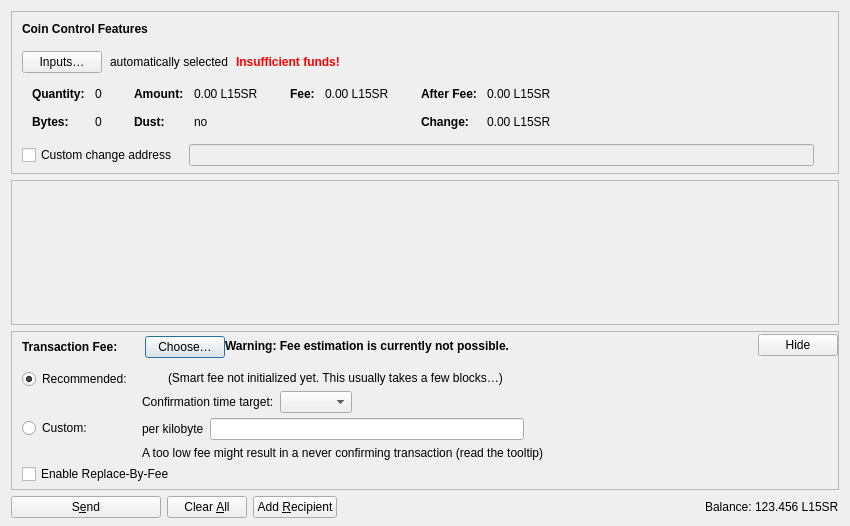
<?xml version="1.0" encoding="UTF-8"?>
<ui version="4.0">
 <class>SendCoinsDialog</class>
 <widget class="QDialog" name="SendCoinsDialog">
  <property name="geometry">
   <rect>
    <x>0</x>
    <y>0</y>
    <width>850</width>
    <height>526</height>
   </rect>
  </property>
  <property name="windowTitle">
   <string>Send Coins</string>
  </property>
  <layout class="QVBoxLayout" name="verticalLayout" stretch="0,1,0,0">
   <property name="bottomMargin">
    <number>8</number>
   </property>
   <item>
    <widget class="QFrame" name="frameCoinControl">
     <property name="sizePolicy">
      <sizepolicy hsizetype="Expanding" vsizetype="Expanding">
       <horstretch>0</horstretch>
       <verstretch>0</verstretch>
      </sizepolicy>
     </property>
     <property name="maximumSize">
      <size>
       <width>16777215</width>
       <height>16777215</height>
      </size>
     </property>
     <property name="frameShape">
      <enum>QFrame::StyledPanel</enum>
     </property>
     <property name="frameShadow">
      <enum>QFrame::Sunken</enum>
     </property>
     <layout class="QVBoxLayout" name="verticalLayoutCoinControl2">
      <property name="spacing">
       <number>0</number>
      </property>
      <property name="leftMargin">
       <number>0</number>
      </property>
      <property name="topMargin">
       <number>0</number>
      </property>
      <property name="rightMargin">
       <number>0</number>
      </property>
      <property name="bottomMargin">
       <number>6</number>
      </property>
      <item>
       <layout class="QVBoxLayout" name="verticalLayoutCoinControl" stretch="0,0,0,0,1">
        <property name="spacing">
         <number>0</number>
        </property>
        <property name="leftMargin">
         <number>10</number>
        </property>
        <property name="topMargin">
         <number>10</number>
        </property>
        <item>
         <layout class="QHBoxLayout" name="horizontalLayoutCoinControl1">
          <property name="bottomMargin">
           <number>15</number>
          </property>
          <item>
           <widget class="QLabel" name="labelCoinControlFeatures">
            <property name="sizePolicy">
             <sizepolicy hsizetype="Preferred" vsizetype="Maximum">
              <horstretch>0</horstretch>
              <verstretch>0</verstretch>
             </sizepolicy>
            </property>
            <property name="font">
             <font>
              <weight>75</weight>
              <bold>true</bold>
             </font>
            </property>
            <property name="styleSheet">
             <string notr="true">font-weight:bold;</string>
            </property>
            <property name="text">
             <string>Coin Control Features</string>
            </property>
           </widget>
          </item>
         </layout>
        </item>
        <item>
         <layout class="QHBoxLayout" name="horizontalLayoutCoinControl2" stretch="0,0,0,0">
          <property name="spacing">
           <number>8</number>
          </property>
          <property name="bottomMargin">
           <number>10</number>
          </property>
          <item>
           <widget class="QPushButton" name="pushButtonCoinControl">
            <property name="styleSheet">
             <string notr="true"/>
            </property>
            <property name="text">
             <string>Inputs…</string>
            </property>
            <property name="autoDefault">
             <bool>false</bool>
            </property>
           </widget>
          </item>
          <item>
           <widget class="QLabel" name="labelCoinControlAutomaticallySelected">
            <property name="text">
             <string>automatically selected</string>
            </property>
            <property name="margin">
             <number>5</number>
            </property>
           </widget>
          </item>
          <item>
           <widget class="QLabel" name="labelCoinControlInsuffFunds">
            <property name="font">
             <font>
              <weight>75</weight>
              <bold>true</bold>
             </font>
            </property>
            <property name="styleSheet">
             <string notr="true">color:red;font-weight:bold;</string>
            </property>
            <property name="text">
             <string>Insufficient funds!</string>
            </property>
            <property name="margin">
             <number>5</number>
            </property>
           </widget>
          </item>
          <item>
           <spacer name="horizontalSpacerCoinControl">
            <property name="orientation">
             <enum>Qt::Horizontal</enum>
            </property>
            <property name="sizeHint" stdset="0">
             <size>
              <width>40</width>
              <height>1</height>
             </size>
            </property>
           </spacer>
          </item>
         </layout>
        </item>
        <item>
         <widget class="QWidget" name="widgetCoinControl" native="true">
          <property name="sizePolicy">
           <sizepolicy hsizetype="Preferred" vsizetype="Preferred">
            <horstretch>0</horstretch>
            <verstretch>0</verstretch>
           </sizepolicy>
          </property>
          <property name="minimumSize">
           <size>
            <width>0</width>
            <height>0</height>
           </size>
          </property>
          <property name="styleSheet">
           <string notr="true"/>
          </property>
          <layout class="QHBoxLayout" name="horizontalLayoutCoinControl5">
           <property name="leftMargin">
            <number>0</number>
           </property>
           <property name="topMargin">
            <number>0</number>
           </property>
           <property name="rightMargin">
            <number>0</number>
           </property>
           <property name="bottomMargin">
            <number>0</number>
           </property>
           <item>
            <layout class="QHBoxLayout" name="horizontalLayoutCoinControl3" stretch="0,0,0,1">
             <property name="spacing">
              <number>20</number>
             </property>
             <property name="topMargin">
              <number>0</number>
             </property>
             <property name="bottomMargin">
              <number>10</number>
             </property>
             <item>
              <layout class="QFormLayout" name="formLayoutCoinControl1">
               <property name="horizontalSpacing">
                <number>10</number>
               </property>
               <property name="verticalSpacing">
                <number>14</number>
               </property>
               <property name="leftMargin">
                <number>10</number>
               </property>
               <property name="topMargin">
                <number>4</number>
               </property>
               <property name="rightMargin">
                <number>6</number>
               </property>
               <item row="0" column="0">
                <widget class="QLabel" name="labelCoinControlQuantityText">
                 <property name="font">
                  <font>
                   <weight>75</weight>
                   <bold>true</bold>
                  </font>
                 </property>
                 <property name="text">
                  <string>Quantity:</string>
                 </property>
                 <property name="margin">
                  <number>0</number>
                 </property>
                </widget>
               </item>
               <item row="0" column="1">
                <widget class="QLabel" name="labelCoinControlQuantity">
                 <property name="cursor">
                  <cursorShape>IBeamCursor</cursorShape>
                 </property>
                 <property name="contextMenuPolicy">
                  <enum>Qt::ActionsContextMenu</enum>
                 </property>
                 <property name="text">
                  <string notr="true">0</string>
                 </property>
                 <property name="margin">
                  <number>0</number>
                 </property>
                 <property name="textInteractionFlags">
                  <set>Qt::LinksAccessibleByMouse|Qt::TextSelectableByKeyboard|Qt::TextSelectableByMouse</set>
                 </property>
                </widget>
               </item>
               <item row="1" column="0">
                <widget class="QLabel" name="labelCoinControlBytesText">
                 <property name="font">
                  <font>
                   <weight>75</weight>
                   <bold>true</bold>
                  </font>
                 </property>
                 <property name="text">
                  <string>Bytes:</string>
                 </property>
                </widget>
               </item>
               <item row="1" column="1">
                <widget class="QLabel" name="labelCoinControlBytes">
                 <property name="cursor">
                  <cursorShape>IBeamCursor</cursorShape>
                 </property>
                 <property name="contextMenuPolicy">
                  <enum>Qt::ActionsContextMenu</enum>
                 </property>
                 <property name="text">
                  <string notr="true">0</string>
                 </property>
                 <property name="textInteractionFlags">
                  <set>Qt::LinksAccessibleByMouse|Qt::TextSelectableByKeyboard|Qt::TextSelectableByMouse</set>
                 </property>
                </widget>
               </item>
              </layout>
             </item>
             <item>
              <layout class="QFormLayout" name="formLayoutCoinControl2">
               <property name="horizontalSpacing">
                <number>10</number>
               </property>
               <property name="verticalSpacing">
                <number>14</number>
               </property>
               <property name="leftMargin">
                <number>6</number>
               </property>
               <property name="topMargin">
                <number>4</number>
               </property>
               <property name="rightMargin">
                <number>6</number>
               </property>
               <item row="0" column="0">
                <widget class="QLabel" name="labelCoinControlAmountText">
                 <property name="font">
                  <font>
                   <weight>75</weight>
                   <bold>true</bold>
                  </font>
                 </property>
                 <property name="text">
                  <string>Amount:</string>
                 </property>
                 <property name="margin">
                  <number>0</number>
                 </property>
                </widget>
               </item>
               <item row="0" column="1">
                <widget class="QLabel" name="labelCoinControlAmount">
                 <property name="cursor">
                  <cursorShape>IBeamCursor</cursorShape>
                 </property>
                 <property name="contextMenuPolicy">
                  <enum>Qt::ActionsContextMenu</enum>
                 </property>
                 <property name="text">
                  <string notr="true">0.00 L15SR</string>
                 </property>
                 <property name="textInteractionFlags">
                  <set>Qt::LinksAccessibleByMouse|Qt::TextSelectableByKeyboard|Qt::TextSelectableByMouse</set>
                 </property>
                </widget>
               </item>
               <item row="1" column="0">
                <widget class="QLabel" name="labelCoinControlLowOutputText">
                 <property name="font">
                  <font>
                   <weight>75</weight>
                   <bold>true</bold>
                  </font>
                 </property>
                 <property name="text">
                  <string>Dust:</string>
                 </property>
                </widget>
               </item>
               <item row="1" column="1">
                <widget class="QLabel" name="labelCoinControlLowOutput">
                 <property name="cursor">
                  <cursorShape>IBeamCursor</cursorShape>
                 </property>
                 <property name="contextMenuPolicy">
                  <enum>Qt::ActionsContextMenu</enum>
                 </property>
                 <property name="text">
                  <string notr="true">no</string>
                 </property>
                 <property name="textInteractionFlags">
                  <set>Qt::LinksAccessibleByMouse|Qt::TextSelectableByKeyboard|Qt::TextSelectableByMouse</set>
                 </property>
                </widget>
               </item>
              </layout>
             </item>
             <item>
              <layout class="QFormLayout" name="formLayoutCoinControl3">
               <property name="horizontalSpacing">
                <number>10</number>
               </property>
               <property name="verticalSpacing">
                <number>14</number>
               </property>
               <property name="leftMargin">
                <number>6</number>
               </property>
               <property name="topMargin">
                <number>4</number>
               </property>
               <property name="rightMargin">
                <number>6</number>
               </property>
               <item row="0" column="0">
                <widget class="QLabel" name="labelCoinControlFeeText">
                 <property name="font">
                  <font>
                   <weight>75</weight>
                   <bold>true</bold>
                  </font>
                 </property>
                 <property name="text">
                  <string>Fee:</string>
                 </property>
                 <property name="margin">
                  <number>0</number>
                 </property>
                </widget>
               </item>
               <item row="0" column="1">
                <widget class="QLabel" name="labelCoinControlFee">
                 <property name="cursor">
                  <cursorShape>IBeamCursor</cursorShape>
                 </property>
                 <property name="contextMenuPolicy">
                  <enum>Qt::ActionsContextMenu</enum>
                 </property>
                 <property name="text">
                  <string notr="true">0.00 L15SR</string>
                 </property>
                 <property name="textInteractionFlags">
                  <set>Qt::LinksAccessibleByMouse|Qt::TextSelectableByKeyboard|Qt::TextSelectableByMouse</set>
                 </property>
                </widget>
               </item>
              </layout>
             </item>
             <item>
              <layout class="QFormLayout" name="formLayoutCoinControl4">
               <property name="horizontalSpacing">
                <number>10</number>
               </property>
               <property name="verticalSpacing">
                <number>14</number>
               </property>
               <property name="leftMargin">
                <number>6</number>
               </property>
               <property name="topMargin">
                <number>4</number>
               </property>
               <property name="rightMargin">
                <number>6</number>
               </property>
               <item row="0" column="0">
                <widget class="QLabel" name="labelCoinControlAfterFeeText">
                 <property name="font">
                  <font>
                   <weight>75</weight>
                   <bold>true</bold>
                  </font>
                 </property>
                 <property name="text">
                  <string>After Fee:</string>
                 </property>
                 <property name="margin">
                  <number>0</number>
                 </property>
                </widget>
               </item>
               <item row="0" column="1">
                <widget class="QLabel" name="labelCoinControlAfterFee">
                 <property name="cursor">
                  <cursorShape>IBeamCursor</cursorShape>
                 </property>
                 <property name="contextMenuPolicy">
                  <enum>Qt::ActionsContextMenu</enum>
                 </property>
                 <property name="text">
                  <string notr="true">0.00 L15SR</string>
                 </property>
                 <property name="textInteractionFlags">
                  <set>Qt::LinksAccessibleByMouse|Qt::TextSelectableByKeyboard|Qt::TextSelectableByMouse</set>
                 </property>
                </widget>
               </item>
               <item row="1" column="0">
                <widget class="QLabel" name="labelCoinControlChangeText">
                 <property name="font">
                  <font>
                   <weight>75</weight>
                   <bold>true</bold>
                  </font>
                 </property>
                 <property name="text">
                  <string>Change:</string>
                 </property>
                </widget>
               </item>
               <item row="1" column="1">
                <widget class="QLabel" name="labelCoinControlChange">
                 <property name="cursor">
                  <cursorShape>IBeamCursor</cursorShape>
                 </property>
                 <property name="contextMenuPolicy">
                  <enum>Qt::ActionsContextMenu</enum>
                 </property>
                 <property name="text">
                  <string notr="true">0.00 L15SR</string>
                 </property>
                 <property name="textInteractionFlags">
                  <set>Qt::LinksAccessibleByMouse|Qt::TextSelectableByKeyboard|Qt::TextSelectableByMouse</set>
                 </property>
                </widget>
               </item>
              </layout>
             </item>
            </layout>
           </item>
          </layout>
         </widget>
        </item>
        <item>
         <layout class="QHBoxLayout" name="horizontalLayoutCoinControl4" stretch="0,0,0">
          <property name="spacing">
           <number>12</number>
          </property>
          <property name="sizeConstraint">
           <enum>QLayout::SetDefaultConstraint</enum>
          </property>
          <property name="topMargin">
           <number>5</number>
          </property>
          <property name="rightMargin">
           <number>5</number>
          </property>
          <item>
           <widget class="QCheckBox" name="checkBoxCoinControlChange">
            <property name="toolTip">
             <string>If this is activated, but the change address is empty or invalid, change will be sent to a newly generated address.</string>
            </property>
            <property name="text">
             <string>Custom change address</string>
            </property>
           </widget>
          </item>
          <item>
           <widget class="QValidatedLineEdit" name="lineEditCoinControlChange">
            <property name="enabled">
             <bool>false</bool>
            </property>
            <property name="sizePolicy">
             <sizepolicy hsizetype="Expanding" vsizetype="Fixed">
              <horstretch>0</horstretch>
              <verstretch>0</verstretch>
             </sizepolicy>
            </property>
           </widget>
          </item>
          <item>
           <widget class="QLabel" name="labelCoinControlChangeLabel">
            <property name="sizePolicy">
             <sizepolicy hsizetype="Preferred" vsizetype="Expanding">
              <horstretch>0</horstretch>
              <verstretch>0</verstretch>
             </sizepolicy>
            </property>
            <property name="minimumSize">
             <size>
              <width>0</width>
              <height>0</height>
             </size>
            </property>
            <property name="text">
             <string/>
            </property>
            <property name="margin">
             <number>3</number>
            </property>
           </widget>
          </item>
         </layout>
        </item>
        <item>
         <spacer name="verticalSpacerCoinControl">
          <property name="orientation">
           <enum>Qt::Vertical</enum>
          </property>
          <property name="sizeHint" stdset="0">
           <size>
            <width>800</width>
            <height>1</height>
           </size>
          </property>
         </spacer>
        </item>
       </layout>
      </item>
     </layout>
    </widget>
   </item>
   <item>
    <widget class="QScrollArea" name="scrollArea">
     <property name="widgetResizable">
      <bool>true</bool>
     </property>
     <widget class="QWidget" name="scrollAreaWidgetContents">
      <property name="geometry">
       <rect>
        <x>0</x>
        <y>0</y>
        <width>830</width>
        <height>104</height>
       </rect>
      </property>
      <layout class="QVBoxLayout" name="verticalLayout_2" stretch="0,1">
       <property name="leftMargin">
        <number>0</number>
       </property>
       <property name="topMargin">
        <number>0</number>
       </property>
       <property name="rightMargin">
        <number>0</number>
       </property>
       <property name="bottomMargin">
        <number>0</number>
       </property>
       <item>
        <layout class="QVBoxLayout" name="entries">
         <property name="spacing">
          <number>6</number>
         </property>
        </layout>
       </item>
       <item>
        <spacer name="verticalSpacer">
         <property name="orientation">
          <enum>Qt::Vertical</enum>
         </property>
         <property name="sizeHint" stdset="0">
          <size>
           <width>20</width>
           <height>40</height>
          </size>
         </property>
        </spacer>
       </item>
      </layout>
     </widget>
    </widget>
   </item>
   <item>
    <widget class="QFrame" name="frameFee">
     <property name="sizePolicy">
      <sizepolicy hsizetype="Expanding" vsizetype="Expanding">
       <horstretch>0</horstretch>
       <verstretch>0</verstretch>
      </sizepolicy>
     </property>
     <property name="maximumSize">
      <size>
       <width>16777215</width>
       <height>16777215</height>
      </size>
     </property>
     <property name="frameShape">
      <enum>QFrame::StyledPanel</enum>
     </property>
     <property name="frameShadow">
      <enum>QFrame::Sunken</enum>
     </property>
     <layout class="QVBoxLayout" name="verticalLayoutFee1">
      <property name="spacing">
       <number>0</number>
      </property>
      <property name="leftMargin">
       <number>0</number>
      </property>
      <property name="topMargin">
       <number>0</number>
      </property>
      <property name="rightMargin">
       <number>0</number>
      </property>
      <property name="bottomMargin">
       <number>0</number>
      </property>
      <item>
       <layout class="QVBoxLayout" name="verticalLayoutFee2" stretch="0,0,0">
        <property name="spacing">
         <number>0</number>
        </property>
        <property name="leftMargin">
         <number>10</number>
        </property>
        <property name="topMargin">
         <number>0</number>
        </property>
        <item>
         <layout class="QHBoxLayout" name="horizontalLayoutFee1">
          <property name="bottomMargin">
           <number>0</number>
          </property>
          <item>
           <layout class="QVBoxLayout" name="verticalLayoutFee7">
            <property name="spacing">
             <number>0</number>
            </property>
            <item>
             <spacer name="verticalSpacerSmartFee">
              <property name="orientation">
               <enum>Qt::Vertical</enum>
              </property>
              <property name="sizeType">
               <enum>QSizePolicy::Fixed</enum>
              </property>
              <property name="sizeHint" stdset="0">
               <size>
                <width>1</width>
                <height>4</height>
               </size>
              </property>
             </spacer>
            </item>
            <item>
             <layout class="QHBoxLayout" name="horizontalLayoutSmartFee">
              <property name="spacing">
               <number>10</number>
              </property>
              <item>
               <widget class="QLabel" name="labelFeeHeadline">
                <property name="sizePolicy">
                 <sizepolicy hsizetype="Preferred" vsizetype="Maximum">
                  <horstretch>0</horstretch>
                  <verstretch>0</verstretch>
                 </sizepolicy>
                </property>
                <property name="font">
                 <font>
                  <weight>75</weight>
                  <bold>true</bold>
                 </font>
                </property>
                <property name="styleSheet">
                 <string notr="true">font-weight:bold;</string>
                </property>
                <property name="text">
                 <string>Transaction Fee:</string>
                </property>
               </widget>
              </item>
              <item>
               <widget class="QLabel" name="labelFeeMinimized">
                <property name="text">
                 <string/>
                </property>
               </widget>
              </item>
              <item>
               <widget class="QPushButton" name="buttonChooseFee">
                <property name="text">
                 <string>Choose…</string>
                </property>
               </widget>
              </item>
             </layout>
            </item>
            <item>
             <spacer name="verticalSpacer_5">
              <property name="orientation">
               <enum>Qt::Vertical</enum>
              </property>
              <property name="sizeHint" stdset="0">
               <size>
                <width>1</width>
                <height>1</height>
               </size>
              </property>
             </spacer>
            </item>
           </layout>
          </item>
          <item>
           <widget class="QLabel" name="fallbackFeeWarningLabel">
            <property name="toolTip">
             <string>Using the fallbackfee can result in sending a transaction that will take several hours or days (or never) to confirm. Consider choosing your fee manually or wait until you have validated the complete chain.</string>
            </property>
            <property name="font">
            <font>
                <weight>75</weight>
                <bold>true</bold>
            </font>
            </property>
            <property name="text">
             <string>Warning: Fee estimation is currently not possible.</string>
            </property>
            <property name="wordWrap">
             <bool>false</bool>
            </property>
           </widget>
          </item>
          <item>
           <spacer name="horizontalSpacer_4">
            <property name="orientation">
             <enum>Qt::Horizontal</enum>
            </property>
            <property name="sizeType">
             <enum>QSizePolicy::MinimumExpanding</enum>
            </property>
            <property name="sizeHint" stdset="0">
             <size>
              <width>40</width>
              <height>20</height>
             </size>
            </property>
           </spacer>
          </item>
          <item>
           <widget class="QPushButton" name="buttonMinimizeFee">
            <property name="toolTip">
             <string>Hide transaction fee settings</string>
            </property>
            <property name="text">
             <string>Hide</string>
            </property>
           </widget>
          </item>
         </layout>
        </item>
        <item>
         <widget class="QFrame" name="frameFeeSelection">
          <layout class="QVBoxLayout" name="verticalLayoutFee12">
           <property name="spacing">
            <number>0</number>
           </property>
           <property name="leftMargin">
            <number>0</number>
           </property>
           <property name="topMargin">
            <number>0</number>
           </property>
           <property name="rightMargin">
            <number>0</number>
           </property>
           <property name="bottomMargin">
            <number>0</number>
           </property>
           <item>
            <layout class="QGridLayout" name="gridLayoutFee">
             <property name="topMargin">
              <number>10</number>
             </property>
             <property name="bottomMargin">
              <number>4</number>
             </property>
             <property name="horizontalSpacing">
              <number>10</number>
             </property>
             <property name="verticalSpacing">
              <number>4</number>
             </property>
             <item row="1" column="1">
              <layout class="QVBoxLayout" name="verticalLayoutFee8">
               <property name="spacing">
                <number>6</number>
               </property>
               <item>
                <layout class="QHBoxLayout" name="horizontalLayoutFee13">
                 <item>
                  <widget class="QLabel" name="labelCustomPerKilobyte">
                   <property name="toolTip">
                    <string>Specify a custom fee per kB (1,000 bytes) of the transaction's virtual size.

Note:  Since the fee is calculated on a per-byte basis, a fee rate of "100 satoshis per kvB" for a transaction size of 500 virtual bytes (half of 1 kvB) would ultimately yield a fee of only 50 satoshis.</string>
                   </property>
                   <property name="text">
                    <string>per kilobyte</string>
                   </property>
                  </widget>
                 </item>
                 <item>
                  <widget class="BitcoinAmountField" name="customFee"/>
                 </item>
                 <item>
                  <spacer name="horizontalSpacer_6">
                   <property name="orientation">
                    <enum>Qt::Horizontal</enum>
                   </property>
                   <property name="sizeHint" stdset="0">
                    <size>
                     <width>1</width>
                     <height>1</height>
                    </size>
                   </property>
                  </spacer>
                 </item>
                </layout>
               </item>
               <item>
                <layout class="QHBoxLayout" name="horizontalLayoutFee8">
                 <item>
                  <widget class="QLabel" name="labelCustomFeeWarning">
                   <property name="enabled">
                    <bool>true</bool>
                   </property>
                   <property name="toolTip">
                    <string>When there is less transaction volume than space in the blocks, miners as well as relaying nodes may enforce a minimum fee. Paying only this minimum fee is just fine, but be aware that this can result in a never confirming transaction once there is more demand for bitcoin transactions than the network can process.</string>
                   </property>
                   <property name="text">
                    <string>A too low fee might result in a never confirming transaction (read the tooltip)</string>
                   </property>
                  </widget>
                 </item>
                 <item>
                  <spacer name="horizontalSpacer_2">
                   <property name="orientation">
                    <enum>Qt::Horizontal</enum>
                   </property>
                   <property name="sizeHint" stdset="0">
                    <size>
                     <width>1</width>
                     <height>1</height>
                    </size>
                   </property>
                  </spacer>
                 </item>
                </layout>
               </item>
              </layout>
             </item>
             <item row="0" column="0">
              <layout class="QVBoxLayout" name="verticalLayoutFee4" stretch="0,1">
               <item>
                <widget class="QRadioButton" name="radioSmartFee">
                 <property name="text">
                  <string>Recommended:</string>
                 </property>
                 <property name="checked">
                  <bool>true</bool>
                 </property>
                 <attribute name="buttonGroup">
                  <string notr="true">groupFee</string>
                 </attribute>
                </widget>
               </item>
               <item>
                <spacer name="verticalSpacer_2">
                 <property name="orientation">
                  <enum>Qt::Vertical</enum>
                 </property>
                 <property name="sizeHint" stdset="0">
                  <size>
                   <width>1</width>
                   <height>1</height>
                  </size>
                 </property>
                </spacer>
               </item>
              </layout>
             </item>
             <item row="1" column="0">
              <layout class="QVBoxLayout" name="verticalLayoutFee9" stretch="0,1">
               <item>
                <widget class="QRadioButton" name="radioCustomFee">
                 <property name="text">
                  <string>Custom:</string>
                 </property>
                 <attribute name="buttonGroup">
                  <string notr="true">groupFee</string>
                 </attribute>
                </widget>
               </item>
               <item>
                <spacer name="verticalSpacer_6">
                 <property name="orientation">
                  <enum>Qt::Vertical</enum>
                 </property>
                 <property name="sizeHint" stdset="0">
                  <size>
                   <width>1</width>
                   <height>1</height>
                  </size>
                 </property>
                </spacer>
               </item>
              </layout>
             </item>
             <item row="0" column="1">
              <layout class="QVBoxLayout" name="verticalLayoutFee3" stretch="0,0,1">
               <property name="spacing">
                <number>6</number>
               </property>
               <property name="topMargin">
                <number>2</number>
               </property>
               <item>
                <layout class="QHBoxLayout" name="horizontalLayoutFee12">
                 <item>
                  <widget class="QLabel" name="labelSmartFee">
                   <property name="text">
                    <string/>
                   </property>
                  </widget>
                 </item>
                 <item>
                  <widget class="QLabel" name="labelFeeEstimation">
                   <property name="text">
                    <string/>
                   </property>
                  </widget>
                 </item>
                 <item>
                  <widget class="QLabel" name="labelSmartFee2">
                   <property name="text">
                    <string>(Smart fee not initialized yet. This usually takes a few blocks…)</string>
                   </property>
                  </widget>
                 </item>
                 <item>
                  <spacer name="horizontalSpacer_5">
                   <property name="orientation">
                    <enum>Qt::Horizontal</enum>
                   </property>
                   <property name="sizeHint" stdset="0">
                    <size>
                     <width>1</width>
                     <height>1</height>
                    </size>
                   </property>
                  </spacer>
                 </item>
                </layout>
               </item>
               <item>
                <layout class="QHBoxLayout" name="horizontalLayoutFee9">
                 <item>
                  <layout class="QVBoxLayout" name="verticalLayoutFee6">
                   <item>
                    <widget class="QLabel" name="labelSmartFee3">
                     <property name="text">
                      <string>Confirmation time target:</string>
                     </property>
                    </widget>
                   </item>
                  </layout>
                 </item>
                 <item>
                  <layout class="QVBoxLayout" name="verticalLayoutFee5">
                   <property name="rightMargin">
                    <number>30</number>
                   </property>
                   <item>
                    <layout class="QHBoxLayout" name="horizontalLayoutConfTarget">
                     <property name="bottomMargin">
                      <number>0</number>
                     </property>
                     <item>
                      <widget class="QComboBox" name="confTargetSelector"/>
                     </item>
                     <item>
                      <spacer name="horizontalSpacerConfTarget">
                       <property name="orientation">
                        <enum>Qt::Horizontal</enum>
                       </property>
                       <property name="sizeHint" stdset="0">
                        <size>
                         <width>40</width>
                         <height>20</height>
                        </size>
                       </property>
                      </spacer>
                     </item>
                    </layout>
                   </item>
                  </layout>
                 </item>
                </layout>
               </item>
               <item>
                <spacer name="verticalSpacer_4">
                 <property name="orientation">
                  <enum>Qt::Vertical</enum>
                 </property>
                 <property name="sizeHint" stdset="0">
                  <size>
                   <width>1</width>
                   <height>1</height>
                  </size>
                 </property>
                </spacer>
               </item>
              </layout>
             </item>
            </layout>
           </item>
           <item>
            <widget class="QCheckBox" name="optInRBF">
             <property name="text">
              <string>Enable Replace-By-Fee</string>
             </property>
             <property name="toolTip">
              <string>With Replace-By-Fee (BIP-125) you can increase a transaction's fee after it is sent. Without this, a higher fee may be recommended to compensate for increased transaction delay risk.</string>
             </property>
            </widget>
           </item>
          </layout>
         </widget>
        </item>
        <item>
         <spacer name="verticalSpacerFee">
          <property name="orientation">
           <enum>Qt::Vertical</enum>
          </property>
          <property name="sizeHint" stdset="0">
           <size>
            <width>40</width>
            <height>5</height>
           </size>
          </property>
         </spacer>
        </item>
       </layout>
      </item>
     </layout>
    </widget>
   </item>
   <item>
    <layout class="QHBoxLayout" name="horizontalLayout">
     <item>
      <widget class="QPushButton" name="sendButton">
       <property name="minimumSize">
        <size>
         <width>150</width>
         <height>0</height>
        </size>
       </property>
       <property name="toolTip">
        <string>Confirm the send action</string>
       </property>
       <property name="text">
        <string>S&amp;end</string>
       </property>
       <property name="icon">
        <iconset resource="../bitcoin.qrc">
         <normaloff>:/icons/send</normaloff>:/icons/send</iconset>
       </property>
       <property name="autoDefault">
        <bool>false</bool>
       </property>
       <property name="default">
        <bool>false</bool>
       </property>
      </widget>
     </item>
     <item>
      <widget class="QPushButton" name="clearButton">
       <property name="sizePolicy">
        <sizepolicy hsizetype="Minimum" vsizetype="Fixed">
         <horstretch>0</horstretch>
         <verstretch>0</verstretch>
        </sizepolicy>
       </property>
       <property name="toolTip">
        <string>Clear all fields of the form.</string>
       </property>
       <property name="text">
        <string>Clear &amp;All</string>
       </property>
       <property name="icon">
        <iconset resource="../bitcoin.qrc">
         <normaloff>:/icons/remove</normaloff>:/icons/remove</iconset>
       </property>
       <property name="autoDefault">
        <bool>false</bool>
       </property>
      </widget>
     </item>
     <item>
      <widget class="QPushButton" name="addButton">
       <property name="toolTip">
        <string>Send to multiple recipients at once</string>
       </property>
       <property name="text">
        <string>Add &amp;Recipient</string>
       </property>
       <property name="icon">
        <iconset resource="../bitcoin.qrc">
         <normaloff>:/icons/add</normaloff>:/icons/add</iconset>
       </property>
       <property name="autoDefault">
        <bool>false</bool>
       </property>
      </widget>
     </item>
     <item>
      <spacer name="horizontalSpacer">
       <property name="orientation">
        <enum>Qt::Horizontal</enum>
       </property>
       <property name="sizeHint" stdset="0">
        <size>
         <width>40</width>
         <height>20</height>
        </size>
       </property>
      </spacer>
     </item>
     <item>
      <layout class="QHBoxLayout" name="horizontalLayout_2">
       <property name="spacing">
        <number>3</number>
       </property>
       <item>
        <widget class="QLabel" name="labelBalanceName">
         <property name="sizePolicy">
          <sizepolicy hsizetype="Preferred" vsizetype="Fixed">
           <horstretch>0</horstretch>
           <verstretch>0</verstretch>
          </sizepolicy>
         </property>
         <property name="text">
          <string>Balance:</string>
         </property>
        </widget>
       </item>
       <item>
        <widget class="QLabel" name="labelBalance">
         <property name="sizePolicy">
          <sizepolicy hsizetype="Preferred" vsizetype="Fixed">
           <horstretch>0</horstretch>
           <verstretch>0</verstretch>
          </sizepolicy>
         </property>
         <property name="cursor">
          <cursorShape>IBeamCursor</cursorShape>
         </property>
         <property name="text">
          <string notr="true">123.456 L15SR</string>
         </property>
         <property name="textInteractionFlags">
          <set>Qt::LinksAccessibleByMouse|Qt::TextSelectableByKeyboard|Qt::TextSelectableByMouse</set>
         </property>
        </widget>
       </item>
      </layout>
     </item>
    </layout>
   </item>
  </layout>
 </widget>
 <customwidgets>
  <customwidget>
   <class>QValidatedLineEdit</class>
   <extends>QLineEdit</extends>
   <header>qt/qvalidatedlineedit.h</header>
  </customwidget>
  <customwidget>
   <class>BitcoinAmountField</class>
   <extends>QLineEdit</extends>
   <header>qt/bitcoinamountfield.h</header>
   <container>1</container>
  </customwidget>
 </customwidgets>
 <resources>
  <include location="../bitcoin.qrc"/>
 </resources>
 <connections/>
 <buttongroups>
  <buttongroup name="groupFee"/>
 </buttongroups>
</ui>
